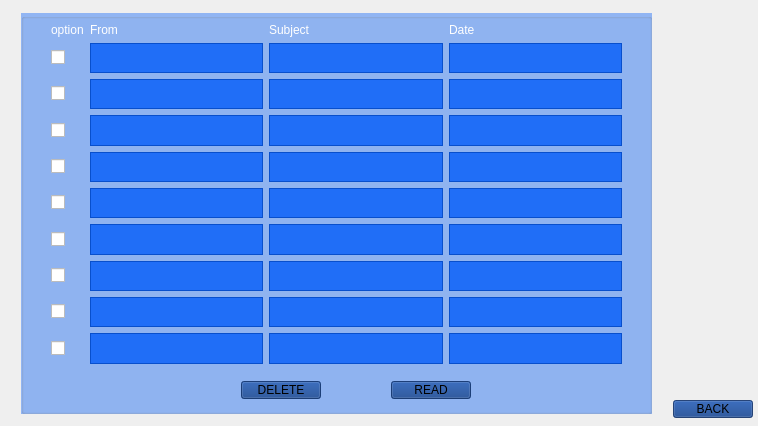
<?xml version="1.0" encoding="UTF-8"?>
<ui version="4.0">
 <class>main</class>
 <widget class="QWidget" name="main">
  <property name="geometry">
   <rect>
    <x>0</x>
    <y>0</y>
    <width>758</width>
    <height>426</height>
   </rect>
  </property>
  <property name="windowTitle">
   <string>Form</string>
  </property>
  <property name="styleSheet">
   <string notr="true">#main{image: url(:/new/prefix1/1.jpg);}</string>
  </property>
  <widget class="QGroupBox" name="sending">
   <property name="geometry">
    <rect>
     <x>21</x>
     <y>13</y>
     <width>631</width>
     <height>401</height>
    </rect>
   </property>
   <property name="styleSheet">
    <string notr="true">#sending{background-color: rgba(0, 93, 250, 100);}</string>
   </property>
   <property name="title">
    <string/>
   </property>
   <widget class="QWidget" name="gridLayoutWidget">
    <property name="geometry">
     <rect>
      <x>30</x>
      <y>10</y>
      <width>571</width>
      <height>341</height>
     </rect>
    </property>
    <layout class="QGridLayout" name="gridLayout">
     <item row="0" column="2">
      <widget class="QLabel" name="label_7">
       <property name="styleSheet">
        <string notr="true">font: 12pt &quot;Comic Sans MS&quot;;
color: rgb(255, 255, 255);</string>
       </property>
       <property name="text">
        <string>Subject</string>
       </property>
       <property name="textFormat">
        <enum>Qt::RichText</enum>
       </property>
       <property name="scaledContents">
        <bool>false</bool>
       </property>
       <property name="wordWrap">
        <bool>false</bool>
       </property>
       <property name="openExternalLinks">
        <bool>false</bool>
       </property>
      </widget>
     </item>
     <item row="7" column="1">
      <widget class="QTextBrowser" name="textBrowser_15">
       <property name="styleSheet">
        <string notr="true">background-color: rgba(1, 91, 249, 200);</string>
       </property>
      </widget>
     </item>
     <item row="3" column="0">
      <widget class="QCheckBox" name="checkBox">
       <property name="text">
        <string/>
       </property>
      </widget>
     </item>
     <item row="8" column="3">
      <widget class="QTextBrowser" name="textBrowser_16">
       <property name="styleSheet">
        <string notr="true">background-color: rgba(1, 91, 249, 200);</string>
       </property>
      </widget>
     </item>
     <item row="2" column="0">
      <widget class="QCheckBox" name="checkBox_8">
       <property name="text">
        <string/>
       </property>
      </widget>
     </item>
     <item row="5" column="2">
      <widget class="QTextBrowser" name="textBrowser_9">
       <property name="styleSheet">
        <string notr="true">background-color: rgba(1, 91, 249, 200);</string>
       </property>
      </widget>
     </item>
     <item row="7" column="2">
      <widget class="QTextBrowser" name="textBrowser_14">
       <property name="styleSheet">
        <string notr="true">background-color: rgba(1, 91, 249, 200);</string>
       </property>
      </widget>
     </item>
     <item row="4" column="0">
      <widget class="QCheckBox" name="checkBox_2">
       <property name="text">
        <string/>
       </property>
      </widget>
     </item>
     <item row="3" column="1">
      <widget class="QTextBrowser" name="textBrowser_3">
       <property name="styleSheet">
        <string notr="true">background-color: rgba(1, 91, 249, 200);</string>
       </property>
      </widget>
     </item>
     <item row="8" column="1">
      <widget class="QTextBrowser" name="textBrowser_18">
       <property name="styleSheet">
        <string notr="true">background-color: rgba(1, 91, 249, 200);</string>
       </property>
      </widget>
     </item>
     <item row="0" column="1">
      <widget class="QLabel" name="label_6">
       <property name="styleSheet">
        <string notr="true">font: 12pt &quot;Comic Sans MS&quot;;
color: rgb(255, 255, 255);</string>
       </property>
       <property name="text">
        <string>From</string>
       </property>
       <property name="textFormat">
        <enum>Qt::RichText</enum>
       </property>
       <property name="scaledContents">
        <bool>false</bool>
       </property>
       <property name="wordWrap">
        <bool>false</bool>
       </property>
       <property name="openExternalLinks">
        <bool>false</bool>
       </property>
      </widget>
     </item>
     <item row="3" column="3">
      <widget class="QTextBrowser" name="textBrowser">
       <property name="styleSheet">
        <string notr="true">background-color: rgba(1, 91, 249, 200);</string>
       </property>
      </widget>
     </item>
     <item row="2" column="1">
      <widget class="QTextBrowser" name="textBrowser_24">
       <property name="styleSheet">
        <string notr="true">background-color: rgba(1, 91, 249, 200);</string>
       </property>
      </widget>
     </item>
     <item row="6" column="0">
      <widget class="QCheckBox" name="checkBox_4">
       <property name="text">
        <string/>
       </property>
      </widget>
     </item>
     <item row="6" column="1">
      <widget class="QTextBrowser" name="textBrowser_12">
       <property name="styleSheet">
        <string notr="true">background-color: rgba(1, 91, 249, 200);</string>
       </property>
      </widget>
     </item>
     <item row="0" column="3">
      <widget class="QLabel" name="label_8">
       <property name="styleSheet">
        <string notr="true">font: 12pt &quot;Comic Sans MS&quot;;
color: rgb(255, 255, 255);</string>
       </property>
       <property name="text">
        <string>Date</string>
       </property>
       <property name="textFormat">
        <enum>Qt::RichText</enum>
       </property>
       <property name="scaledContents">
        <bool>false</bool>
       </property>
       <property name="wordWrap">
        <bool>false</bool>
       </property>
       <property name="openExternalLinks">
        <bool>false</bool>
       </property>
      </widget>
     </item>
     <item row="2" column="3">
      <widget class="QTextBrowser" name="textBrowser_22">
       <property name="styleSheet">
        <string notr="true">background-color: rgba(1, 91, 249, 200);</string>
       </property>
      </widget>
     </item>
     <item row="5" column="3">
      <widget class="QTextBrowser" name="textBrowser_8">
       <property name="styleSheet">
        <string notr="true">background-color: rgba(1, 91, 249, 200);</string>
       </property>
      </widget>
     </item>
     <item row="8" column="2">
      <widget class="QTextBrowser" name="textBrowser_17">
       <property name="styleSheet">
        <string notr="true">background-color: rgba(1, 91, 249, 200);</string>
       </property>
      </widget>
     </item>
     <item row="4" column="1">
      <widget class="QTextBrowser" name="textBrowser_6">
       <property name="styleSheet">
        <string notr="true">background-color: rgba(1, 91, 249, 200);</string>
       </property>
      </widget>
     </item>
     <item row="5" column="1">
      <widget class="QTextBrowser" name="textBrowser_7">
       <property name="styleSheet">
        <string notr="true">background-color: rgba(1, 91, 249, 200);</string>
       </property>
      </widget>
     </item>
     <item row="2" column="2">
      <widget class="QTextBrowser" name="textBrowser_23">
       <property name="styleSheet">
        <string notr="true">background-color: rgba(1, 91, 249, 200);</string>
       </property>
      </widget>
     </item>
     <item row="9" column="2">
      <widget class="QTextBrowser" name="textBrowser_20">
       <property name="styleSheet">
        <string notr="true">background-color: rgba(1, 91, 249, 200);</string>
       </property>
      </widget>
     </item>
     <item row="3" column="2">
      <widget class="QTextBrowser" name="textBrowser_2">
       <property name="styleSheet">
        <string notr="true">background-color: rgba(1, 91, 249, 200);</string>
       </property>
      </widget>
     </item>
     <item row="7" column="3">
      <widget class="QTextBrowser" name="textBrowser_13">
       <property name="styleSheet">
        <string notr="true">background-color: rgba(1, 91, 249, 200);</string>
       </property>
      </widget>
     </item>
     <item row="7" column="0">
      <widget class="QCheckBox" name="checkBox_5">
       <property name="text">
        <string/>
       </property>
      </widget>
     </item>
     <item row="0" column="0">
      <widget class="QLabel" name="label_5">
       <property name="styleSheet">
        <string notr="true">font: 12pt &quot;Comic Sans MS&quot;;
color: rgb(255, 255, 255);</string>
       </property>
       <property name="text">
        <string>option</string>
       </property>
       <property name="textFormat">
        <enum>Qt::RichText</enum>
       </property>
       <property name="scaledContents">
        <bool>false</bool>
       </property>
       <property name="wordWrap">
        <bool>false</bool>
       </property>
       <property name="openExternalLinks">
        <bool>false</bool>
       </property>
      </widget>
     </item>
     <item row="4" column="3">
      <widget class="QTextBrowser" name="textBrowser_4">
       <property name="styleSheet">
        <string notr="true">background-color: rgba(1, 91, 249, 200);</string>
       </property>
      </widget>
     </item>
     <item row="9" column="0">
      <widget class="QCheckBox" name="checkBox_7">
       <property name="text">
        <string/>
       </property>
      </widget>
     </item>
     <item row="8" column="0">
      <widget class="QCheckBox" name="checkBox_6">
       <property name="text">
        <string/>
       </property>
      </widget>
     </item>
     <item row="6" column="2">
      <widget class="QTextBrowser" name="textBrowser_11">
       <property name="styleSheet">
        <string notr="true">background-color: rgba(1, 91, 249, 200);</string>
       </property>
      </widget>
     </item>
     <item row="4" column="2">
      <widget class="QTextBrowser" name="textBrowser_5">
       <property name="styleSheet">
        <string notr="true">background-color: rgba(1, 91, 249, 200);</string>
       </property>
      </widget>
     </item>
     <item row="6" column="3">
      <widget class="QTextBrowser" name="textBrowser_10">
       <property name="styleSheet">
        <string notr="true">background-color: rgba(1, 91, 249, 200);</string>
       </property>
      </widget>
     </item>
     <item row="9" column="1">
      <widget class="QTextBrowser" name="textBrowser_21">
       <property name="styleSheet">
        <string notr="true">background-color: rgba(1, 91, 249, 200);</string>
       </property>
      </widget>
     </item>
     <item row="5" column="0">
      <widget class="QCheckBox" name="checkBox_3">
       <property name="text">
        <string/>
       </property>
      </widget>
     </item>
     <item row="9" column="3">
      <widget class="QTextBrowser" name="textBrowser_19">
       <property name="styleSheet">
        <string notr="true">background-color: rgba(1, 91, 249, 200);</string>
       </property>
      </widget>
     </item>
     <item row="1" column="1">
      <widget class="QTextBrowser" name="textBrowser_27">
       <property name="styleSheet">
        <string notr="true">background-color: rgba(1, 91, 249, 200);</string>
       </property>
      </widget>
     </item>
     <item row="1" column="2">
      <widget class="QTextBrowser" name="textBrowser_26">
       <property name="styleSheet">
        <string notr="true">background-color: rgba(1, 91, 249, 200);</string>
       </property>
      </widget>
     </item>
     <item row="1" column="3">
      <widget class="QTextBrowser" name="textBrowser_25">
       <property name="styleSheet">
        <string notr="true">background-color: rgba(1, 91, 249, 200);</string>
       </property>
      </widget>
     </item>
     <item row="1" column="0">
      <widget class="QCheckBox" name="checkBox_9">
       <property name="text">
        <string/>
       </property>
      </widget>
     </item>
    </layout>
   </widget>
   <widget class="QPushButton" name="pushButton_2">
    <property name="geometry">
     <rect>
      <x>370</x>
      <y>368</y>
      <width>80</width>
      <height>18</height>
     </rect>
    </property>
    <property name="styleSheet">
     <string notr="true">font: 700 9pt &quot;System&quot;;
background-color: rgba(12, 57, 134, 200);</string>
    </property>
    <property name="text">
     <string>READ</string>
    </property>
   </widget>
   <widget class="QPushButton" name="pushButton_3">
    <property name="geometry">
     <rect>
      <x>220</x>
      <y>368</y>
      <width>80</width>
      <height>18</height>
     </rect>
    </property>
    <property name="styleSheet">
     <string notr="true">font: 700 9pt &quot;System&quot;;
background-color: rgba(12, 57, 134, 200);</string>
    </property>
    <property name="text">
     <string>DELETE</string>
    </property>
   </widget>
  </widget>
  <widget class="QPushButton" name="pushButton_4">
   <property name="geometry">
    <rect>
     <x>673</x>
     <y>400</y>
     <width>80</width>
     <height>18</height>
    </rect>
   </property>
   <property name="styleSheet">
    <string notr="true">font: 700 9pt &quot;System&quot;;
background-color: rgba(12, 57, 134, 200);</string>
   </property>
   <property name="text">
    <string>BACK</string>
   </property>
  </widget>
 </widget>
 <resources/>
 <connections/>
</ui>
